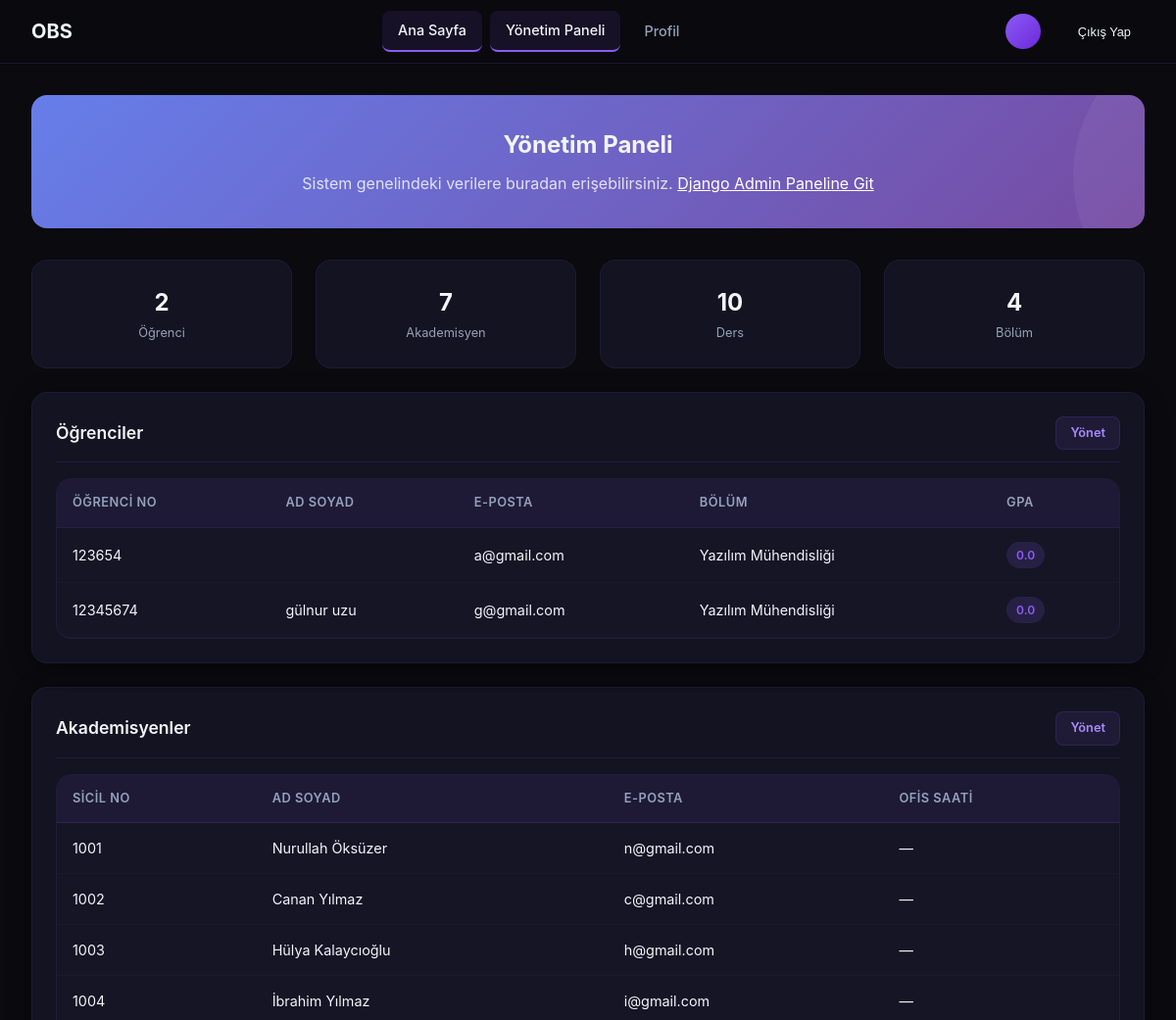
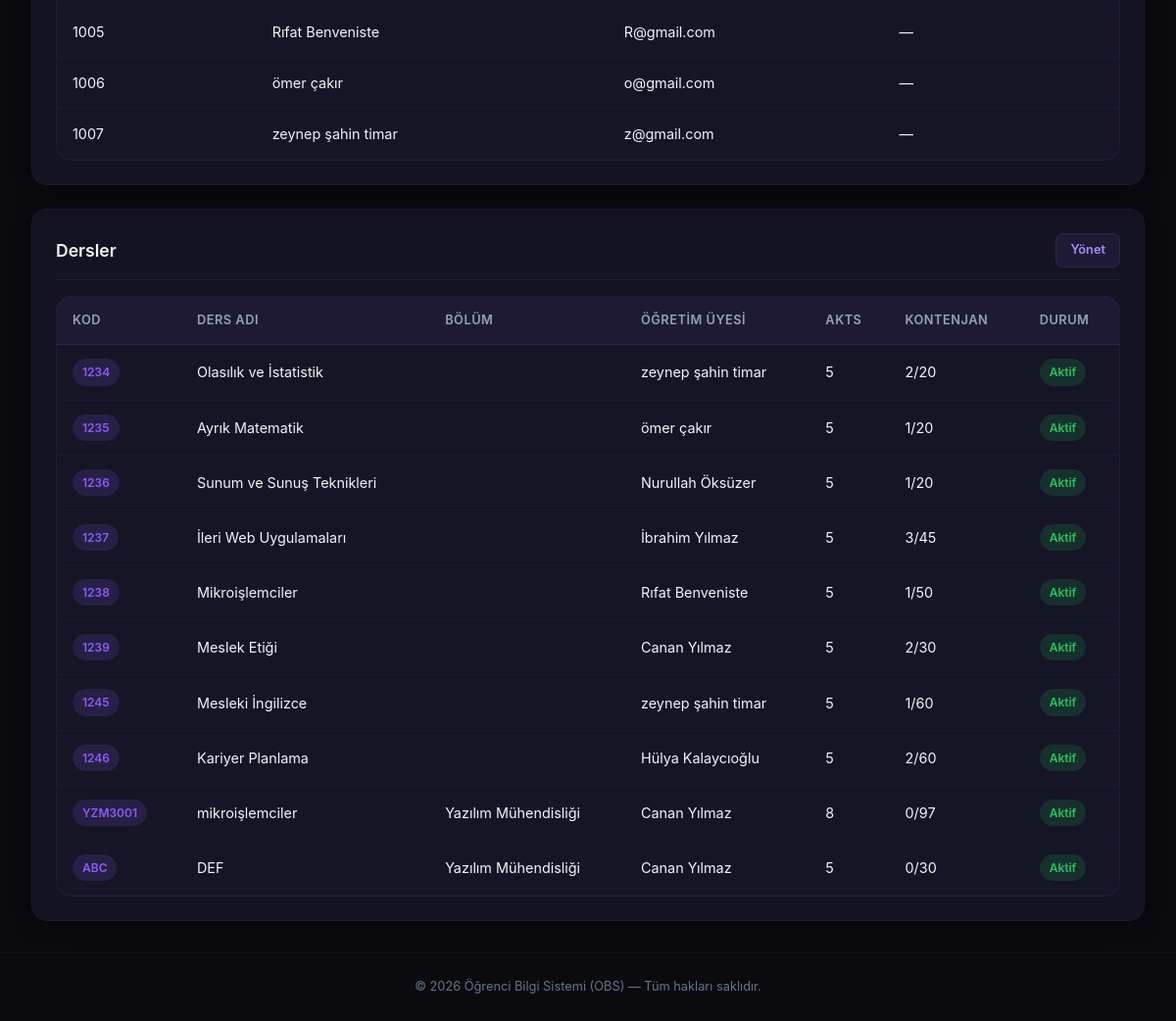
Page /yonetim/ (signed in) on the committed database (2 pictures, top to bottom).
### core/models.py (models this page shows, shortened)
class Student(models.Model):
    user = models.OneToOneField(User, on_delete=models.CASCADE, related_name='student_profile')
    student_id = models.CharField(max_length=20)
    department = models.ForeignKey(Department, on_delete=models.CASCADE)
    enrollment_date = models.DateField(auto_now_add=True, null=True, blank=True)
    current_gpa = models.FloatField(default=0.0)

class User(AbstractUser):
    ROLE_CHOICES = (('admin', 'Admin'), ('teacher', 'Teacher'), ('student', 'Student'))
    role = models.CharField(max_length=10, choices=ROLE_CHOICES, default='admin')

class Department(models.Model):
    name = models.CharField(max_length=100)
    building = models.CharField(max_length=100, null=True, blank=True)

class Teacher(models.Model):
    user = models.OneToOneField(User, on_delete=models.CASCADE)
    staff_no = models.CharField(max_length=20)
    office_hour = models.CharField(max_length=100, null=True, blank=True)
    assigned_departments = models.ManyToManyField(Department, blank=True)

class Course(models.Model):
    code = models.CharField(max_length=10)
    title = models.CharField(max_length=100)
    capacity = models.IntegerField()
    instructor = models.ForeignKey(Teacher, on_delete=models.CASCADE)
    ects_credit = models.IntegerField(default=5)
    is_active = models.BooleanField(default=True)
    department = models.ForeignKey(Department, on_delete=models.SET_NULL, null=True, blank=True)

### core/views.py (the view)
# urls.py: path('yonetim/', views.admin_dashboard, name='admin_dashboard'),
@login_required(login_url='login')
def admin_dashboard(request):
    if request.user.role != 'admin' and not request.user.is_superuser:
        return redirect('dashboard')
    students = Student.objects.select_related('user', 'department').all()
    teachers = Teacher.objects.select_related('user').all()
    courses = Course.objects.annotate(enrolled_count=Count('enrollment')).select_related('department', 'instructor', 'instructor__user').all()
    return render(request, 'core/accounts/admin_dashboard.html', {
        'students': students,
        'teachers': teachers,
        'courses': courses,
        'student_count': students.count(),
        'teacher_count': teachers.count(),
        'course_count': courses.count(),
        'department_count': Department.objects.count(),
    })

### core/templates/core/accounts/admin_dashboard.html (shortened to what this page needs)
{% extends 'base.html' %}
{% load static %}
{% block content %}
<div class="main-content">
    <div class="welcome-banner">
        <h2>Yönetim Paneli</h2>
        <p>Sistem genelindeki verilere buradan erişebilirsiniz. <a href="/admin/" style="color: white; text-decoration: underline;">Django Admin Paneline Git</a></p>
    </div>
    <div class="grid grid-4">
        <div class="stat-card">
                        <div>
                <div class="stat-value">{{ student_count }}</div>
                <div class="stat-label">Öğrenci</div>
            </div>
        </div>
        <div class="stat-card">
                        <div>
                <div class="stat-value">{{ teacher_count }}</div>
                <div class="stat-label">Akademisyen</div>
            </div>
        </div>
        <div class="stat-card">
                        <div>
                <div class="stat-value">{{ course_count }}</div>
                <div class="stat-label">Ders</div>
            </div>
        </div>
        <div class="stat-card">
                        <div>
                <div class="stat-value">{{ department_count }}</div>
                <div class="stat-label">Bölüm</div>
            </div>
        </div>
    </div>
    <div class="card" style="margin-top: 1.5rem;">
        <div class="card-header">
            <h3 class="card-title">Öğrenciler</h3>
            <a href="/admin/core/student/" class="btn btn-secondary btn-sm">Yönet</a>
        </div>
        <div class="table-container">
            <table>
                <thead>
                    <tr><th>Öğrenci No</th><th>Ad Soyad</th><th>E-posta</th><th>Bölüm</th><th>GPA</th></tr>
                </thead>
                <tbody>
                    {% for s in students %}
                    <tr>
                        <td>{{ s.student_id }}</td>
                        <td>{{ s.user.first_name }} {{ s.user.last_name }}</td>
                        <td>{{ s.user.email }}</td>
                        <td>{{ s.department.name|default:"—" }}</td>
                        <td><span class="badge badge-purple">{{ s.current_gpa }}</span></td>
                    </tr>
                    {% empty %}
                    <tr><td colspan="5" style="text-align:center; color:var(--text-secondary);">Öğrenci yok</td></tr>
                    {% endfor %}
                </tbody>
            </table>
        </div>
    </div>
    <div class="card" style="margin-top: 1.5rem;">
        <div class="card-header">
            <h3 class="card-title">Akademisyenler</h3>
            <a href="/admin/core/teacher/" class="btn btn-secondary btn-sm">Yönet</a>
        </div>
        <div class="table-container">
            <table>
                <thead>
                    <tr><th>Sicil No</th><th>Ad Soyad</th><th>E-posta</th><th>Ofis Saati</th></tr>
                </thead>
                <tbody>
                    {% for t in teachers %}
                    <tr>
                        <td>{{ t.staff_no }}</td>
                        <td>{{ t.user.first_name }} {{ t.user.last_name }}</td>
                        <td>{{ t.user.email }}</td>
                        <td>{{ t.office_hour|default:"—" }}</td>
                    </tr>
                    {% empty %}
                    <tr><td colspan="4" style="text-align:center; color:var(--text-secondary);">Akademisyen yok</td></tr>
                    {% endfor %}
                </tbody>
            </table>
        </div>
    </div>
    <div class="card" style="margin-top: 1.5rem;">
        <div class="card-header">
            <h3 class="card-title">Dersler</h3>
            <a href="/admin/core/course/" class="btn btn-secondary btn-sm">Yönet</a>
        </div>
        <div class="table-container">
            <table>
                <thead>
                    <tr><th>Kod</th><th>Ders Adı</th><th>Bölüm</th><th>Öğretim Üyesi</th><th>AKTS</th><th>Kontenjan</th><th>Durum</th></tr>
                </thead>
                <tbody>
                    {% for c in courses %}
                    <tr>
                        <td><span class="badge badge-purple">{{ c.code }}</span></td>
                        <td>{{ c.title }}</td>
                        <td>{{ c.department.name }}</td>
                        <td>{{ c.instructor.user.first_name|default:"—" }} {{ c.instructor.user.last_name|default:"" }}</td>
                        <td>{{ c.ects_credit }}</td>
                        <td>{{ c.enrolled_count }}/{{ c.capacity }}</td>
                        <td>
                            {% if c.is_active %}
                                <span class="badge badge-success">Aktif</span>
                            {% else %}
                                <span class="badge badge-danger">Pasif</span>
                            {% endif %}
                        </td>
                    </tr>
                    {% endfor %}
                </tbody>
            </table>
        </div>
    </div>
</div>
{% endblock %}

### static/css/style.css (style rules this page uses)
:root { --bg-primary: #0a0a0f; --bg-secondary: #12121a; --bg-card: #1a1a2e; --accent-primary: #8b5cf6; --accent-secondary: #a78bfa; --text-primary: #f1f5f9; --text-secondary: #94a3b8; --text-muted: #64748b; --border-subtle: rgba(139, 92, 246, 0.15); --border-card: rgba(139, 92, 246, 0.1); --success: #22c55e; --warning: #f59e0b; --danger: #ef4444; --info: #3b82f6; --radius-md: 12px; --radius-lg: 16px; --shadow-card: 0 4px 24px rgba(0, 0, 0, 0.3); --transition: all 0.3s ease; }
*, *::before, *::after { box-sizing: border-box; margin: 0; padding: 0; }
html { scroll-behavior: smooth; overflow-x: hidden; }
body { font-family: -apple-system, BlinkMacSystemFont, 'Segoe UI', sans-serif; background-color: var(--bg-primary); color: var(--text-primary); line-height: 1.6; min-height: 100vh; overflow-x: hidden; max-width: 100vw; }
a { color: var(--accent-secondary); text-decoration: none; transition: var(--transition); }
.main-content { position: relative; z-index: 1; max-width: 1280px; margin: 0 auto; padding: 2rem; min-height: calc(100vh - 64px - 60px); }
.card { background: rgba(26, 26, 46, 0.6); border: 1px solid var(--border-card); border-radius: var(--radius-lg); padding: 1.5rem; transition: var(--transition); box-shadow: var(--shadow-card); }
.card-header { display: flex; align-items: center; justify-content: space-between; margin-bottom: 1rem; padding-bottom: 0.75rem; border-bottom: 1px solid var(--border-subtle); }
.card-title { font-size: 1.1rem; font-weight: 600; }
.grid { display: grid; gap: 1.5rem; }
.grid-4 { grid-template-columns: repeat(4, 1fr); }
.stat-card { background: rgba(26, 26, 46, 0.6); border: 1px solid var(--border-card); border-radius: var(--radius-lg); padding: 1.5rem; display: flex; flex-direction: column; align-items: center; justify-content: center; text-align: center; gap: 0.5rem; transition: var(--transition); }
.stat-value { font-size: 1.5rem; font-weight: 700; }
.stat-label { font-size: 0.8rem; color: var(--text-secondary); margin-top: 2px; }
.btn { display: inline-flex; align-items: center; justify-content: center; gap: 8px; padding: 10px 24px; border-radius: 8px; font-size: 0.9rem; font-weight: 600; cursor: pointer; border: none; transition: var(--transition); text-decoration: none; font-family: 'Inter', sans-serif; }
.btn-secondary { background: rgba(139, 92, 246, 0.1); color: var(--accent-secondary); border: 1px solid var(--border-subtle); }
.btn-sm { padding: 6px 14px; font-size: 0.8rem; }
.table-container { overflow-x: auto; border-radius: var(--radius-lg); border: 1px solid var(--border-card); background: rgba(26, 26, 46, 0.4); }
table { width: 100%; border-collapse: collapse; }
thead { background: rgba(139, 92, 246, 0.08); }
th { padding: 14px 16px; text-align: left; font-size: 0.8rem; font-weight: 600; color: var(--text-secondary); text-transform: uppercase; letter-spacing: 0.5px; border-bottom: 1px solid var(--border-subtle); }
td { padding: 14px 16px; font-size: 0.9rem; border-bottom: 1px solid rgba(139, 92, 246, 0.05); }
tbody tr { transition: var(--transition); }
.badge { display: inline-flex; align-items: center; padding: 4px 10px; border-radius: 20px; font-size: 0.75rem; font-weight: 600; }
.badge-success { background: rgba(34, 197, 94, 0.15); color: var(--success); }
.badge-purple { background: rgba(139, 92, 246, 0.15); color: var(--accent-primary); }
.welcome-banner { background: linear-gradient(135deg, #667eea, #764ba2); border-radius: var(--radius-lg); padding: 2rem; margin-bottom: 2rem; text-align: center; position: relative; overflow: hidden; }
.welcome-banner::after { content: ''; position: absolute; top: -50%; right: -20%; width: 300px; height: 300px; background: rgba(255, 255, 255, 0.05); border-radius: 50%; }
.welcome-banner h2 { font-size: 1.5rem; font-weight: 700; position: relative; z-index: 1; }
.welcome-banner p { color: rgba(255, 255, 255, 0.8); margin-top: 0.5rem; position: relative; z-index: 1; }

### rows in the picture
Student: student_id "123654", user.email "a@gmail.com", department.name "Yazılım Mühendisliği", current_gpa "0.0"
Student: student_id "12345674", user.first_name "gülnur", user.last_name "uzu", user.email "g@gmail.com", department.name "Yazılım Mühendisliği", current_gpa "0.0"
Teacher: staff_no "1001", user.first_name "Nurullah", user.last_name "Öksüzer", user.email "n@gmail.com", office_hour "—"
Teacher: staff_no "1002", user.first_name "Canan", user.last_name "Yılmaz", user.email "c@gmail.com", office_hour "—"
Teacher: staff_no "1003", user.first_name "Hülya", user.last_name "Kalaycıoğlu", user.email "h@gmail.com", office_hour "—"
Teacher: staff_no "1004", user.first_name "İbrahim", user.last_name "Yılmaz", user.email "i@gmail.com", office_hour "—"
Teacher: staff_no "1005", user.first_name "Rıfat", user.last_name "Benveniste", user.email "R@gmail.com", office_hour "—"
Teacher: staff_no "1006", user.first_name "ömer", user.last_name "çakır", user.email "o@gmail.com", office_hour "—"
Teacher: staff_no "1007", user.first_name "zeynep", user.last_name "şahin timar", user.email "z@gmail.com", office_hour "—"
Course: code "1234", title "Olasılık ve İstatistik", instructor.user.first_name "zeynep", instructor.user.last_name "şahin timar", ects_credit "5", enrolled_count "2", capacity "20", is_active "Aktif"
Course: code "1235", title "Ayrık Matematik", instructor.user.first_name "ömer", instructor.user.last_name "çakır", ects_credit "5", enrolled_count "1", capacity "20", is_active "Aktif"
Course: code "1236", title "Sunum ve Sunuş Teknikleri", instructor.user.first_name "Nurullah", instructor.user.last_name "Öksüzer", ects_credit "5", enrolled_count "1", capacity "20", is_active "Aktif"
Course: code "1237", title "İleri Web Uygulamaları", instructor.user.first_name "İbrahim", instructor.user.last_name "Yılmaz", ects_credit "5", enrolled_count "3", capacity "45", is_active "Aktif"
Course: code "1238", title "Mikroişlemciler", instructor.user.first_name "Rıfat", instructor.user.last_name "Benveniste", ects_credit "5", enrolled_count "1", capacity "50", is_active "Aktif"
Course: code "1239", title "Meslek Etiği", instructor.user.first_name "Canan", instructor.user.last_name "Yılmaz", ects_credit "5", enrolled_count "2", capacity "30", is_active "Aktif"
Course: code "1245", title "Mesleki İngilizce", instructor.user.first_name "zeynep", instructor.user.last_name "şahin timar", ects_credit "5", enrolled_count "1", capacity "60", is_active "Aktif"
Course: code "1246", title "Kariyer Planlama", instructor.user.first_name "Hülya", instructor.user.last_name "Kalaycıoğlu", ects_credit "5", enrolled_count "2", capacity "60", is_active "Aktif"
Course: code "YZM3001", title "mikroişlemciler", department.name "Yazılım Mühendisliği", instructor.user.first_name "Canan", instructor.user.last_name "Yılmaz", ects_credit "8", enrolled_count "0", capacity "97", is_active "Aktif"
Course: code "ABC", title "DEF", department.name "Yazılım Mühendisliği", instructor.user.first_name "Canan", instructor.user.last_name "Yılmaz", ects_credit "5", enrolled_count "0", capacity "30", is_active "Aktif"

### other values in the picture
{{ student_count }} "2"
{{ teacher_count }} "7"
{{ course_count }} "10"
{{ department_count }} "4"
